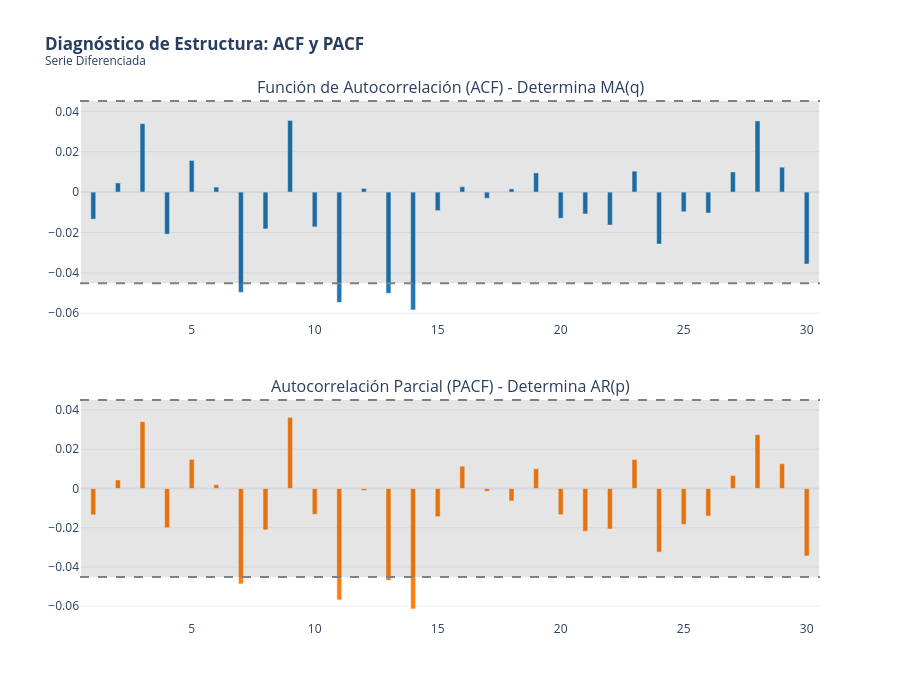

Here is the notebook cell this chart was saved with:
### Markdown cell above
## <font color= #003366> **Gráficas de ACF y PACF** </font>

### Code cell
ts_analysis = df['diff_1'].dropna()

# Parámetros
lags = 30  # 30 días
alpha = 0.05 # Nivel de significancia del 95%

# Cálculo de valores ACF y PACF
acf_vals = acf(ts_analysis, nlags=lags, alpha=alpha)[0][1:]
pacf_vals = pacf(ts_analysis, nlags=lags, alpha=alpha)[0][1:]

# Colocamos manualmente el intervalo de confianza para plotly
n = len(ts_analysis)
conf_interval = 1.96 / np.sqrt(n)


fig = make_subplots(rows=2, cols=1,
                    subplot_titles=("Función de Autocorrelación (ACF) - Determina MA(q)",
                                    "Autocorrelación Parcial (PACF) - Determina AR(p)"),
                    vertical_spacing=0.15)

# ACF

fig.add_trace(go.Bar(
    x=list(range(1, lags+1)), y=acf_vals,
    name='ACF', marker_color='rgb(31, 119, 180)', showlegend=False
), row=1, col=1)

# Intervalos de confianza (Sombreado)
fig.add_shape(type="rect",
    x0=0.5, y0=-conf_interval, x1=lags+0.5, y1=conf_interval,
    line=dict(color="rgba(0,0,0,0)"), fillcolor="rgba(0,0,0,0.1)",
    row=1, col=1
)
# Líneas límite
fig.add_hline(y=conf_interval, line_dash="dash", line_color="gray", row=1, col=1)
fig.add_hline(y=-conf_interval, line_dash="dash", line_color="gray", row=1, col=1)

# PACF

fig.add_trace(go.Bar(
    x=list(range(1, lags+1)), y=pacf_vals,
    name='PACF', marker_color='rgb(255, 127, 14)', showlegend=False
), row=2, col=1)

# Intervalos de confianza
fig.add_shape(type="rect",
    x0=0.5, y0=-conf_interval, x1=lags+0.5, y1=conf_interval,
    line=dict(color="rgba(0,0,0,0)"), fillcolor="rgba(0,0,0,0.1)",
    row=2, col=1
)
# Líneas límite
fig.add_hline(y=conf_interval, line_dash="dash", line_color="gray", row=2, col=1)
fig.add_hline(y=-conf_interval, line_dash="dash", line_color="gray", row=2, col=1)


fig.update_layout(
    title='<b>Diagnóstico de Estructura: ACF y PACF</b><br><sup>Serie Diferenciada</sup>',
    template='plotly_white',
    height=700,
    bargap=0.8 # Barras delgadas estilo lollipop
)

fig.show()

### Figure 1 — Plotly figure (JSON) as saved in the notebook; plotly's stock layout.template omitted (floating-point values rounded to 4 significant figures)
{"data": [{"marker": {"color": "rgb(31, 119, 180)"}, "name": "ACF", "showlegend": false, "type": "bar", "x": [1, 2, 3, 4, 5, 6, 7, 8, 9, 10, 11, 12, 13, 14, 15, 16, 17, 18, 19, 20, 21, 22, 23, 24, 25, 26, 27, 28, 29, 30], "xaxis": "x", "y": [-0.01339, 0.004528, 0.03389, -0.02084, 0.01567, 0.002475, -0.04966, -0.01823, 0.03547, -0.0172, -0.0546, 0.00182, -0.0501, -0.05835, -0.009185, 0.002694, -0.003041, 0.001592, 0.009539, -0.01293, -0.01081, -0.0163, 0.01038, -0.02571, -0.00974, -0.01037, 0.009984, 0.03524, 0.01233, -0.03561], "yaxis": "y"}, {"marker": {"color": "rgb(255, 127, 14)"}, "name": "PACF", "showlegend": false, "type": "bar", "x": [1, 2, 3, 4, 5, 6, 7, 8, 9, 10, 11, 12, 13, 14, 15, 16, 17, 18, 19, 20, 21, 22, 23, 24, 25, 26, 27, 28, 29, 30], "xaxis": "x2", "y": [-0.0134, 0.004354, 0.03407, -0.02002, 0.01488, 0.00192, -0.04864, -0.0211, 0.03625, -0.01311, -0.05679, -0.000965, -0.04683, -0.06139, -0.01436, 0.01133, -0.001393, -0.00634, 0.01002, -0.01336, -0.02177, -0.02064, 0.0148, -0.03242, -0.01829, -0.01406, 0.006619, 0.02743, 0.01264, -0.03435], "yaxis": "y2"}], "layout": {"annotations": [{"font": {"size": 16}, "showarrow": false, "text": "Función de Autocorrelación (ACF) - Determina MA(q)", "x": 0.5, "xanchor": "center", "xref": "paper", "y": 1, "yanchor": "bottom", "yref": "paper"}, {"font": {"size": 16}, "showarrow": false, "text": "Autocorrelación Parcial (PACF) - Determina AR(p)", "x": 0.5, "xanchor": "center", "xref": "paper", "y": 0.425, "yanchor": "bottom", "yref": "paper"}], "bargap": 0.8, "height": 700, "shapes": [{"fillcolor": "rgba(0,0,0,0.1)", "line": {"color": "rgba(0,0,0,0)"}, "type": "rect", "x0": 0.5, "x1": 30.5, "xref": "x", "y0": -0.04511, "y1": 0.04511, "yref": "y"}, {"line": {"color": "gray", "dash": "dash"}, "type": "line", "x0": 0, "x1": 1, "xref": "x domain", "y0": 0.04511, "y1": 0.04511, "yref": "y"}, {"line": {"color": "gray", "dash": "dash"}, "type": "line", "x0": 0, "x1": 1, "xref": "x domain", "y0": -0.04511, "y1": -0.04511, "yref": "y"}, {"fillcolor": "rgba(0,0,0,0.1)", "line": {"color": "rgba(0,0,0,0)"}, "type": "rect", "x0": 0.5, "x1": 30.5, "xref": "x2", "y0": -0.04511, "y1": 0.04511, "yref": "y2"}, {"line": {"color": "gray", "dash": "dash"}, "type": "line", "x0": 0, "x1": 1, "xref": "x2 domain", "y0": 0.04511, "y1": 0.04511, "yref": "y2"}, {"line": {"color": "gray", "dash": "dash"}, "type": "line", "x0": 0, "x1": 1, "xref": "x2 domain", "y0": -0.04511, "y1": -0.04511, "yref": "y2"}], "title": {"text": "<b>Diagnóstico de Estructura: ACF y PACF</b><br><sup>Serie Diferenciada</sup>"}, "xaxis": {"anchor": "y", "domain": [0, 1]}, "xaxis2": {"anchor": "y2", "domain": [0, 1]}, "yaxis": {"anchor": "x", "domain": [0.575, 1]}, "yaxis2": {"anchor": "x2", "domain": [0, 0.425]}}}
